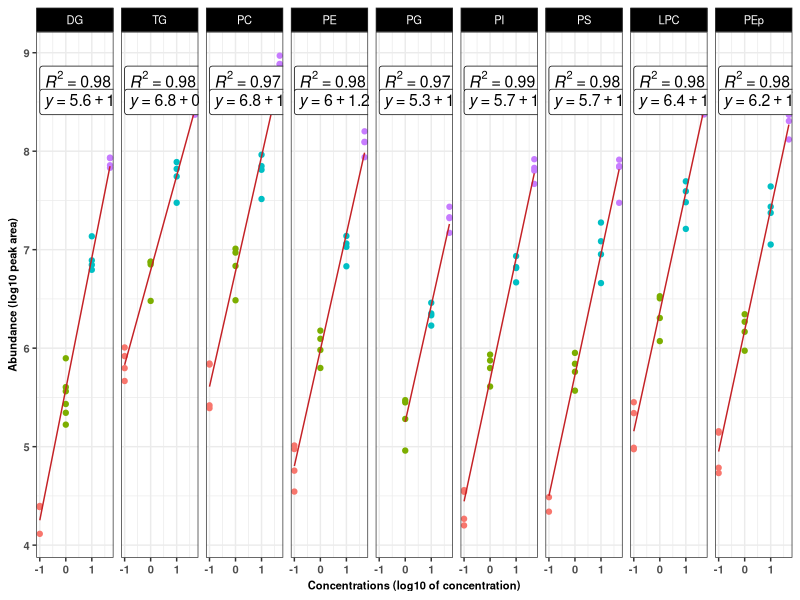

The R script that drew this image: (Note: this script raises an error after producing the figure.)
#______________________________________22/05/2022____________________

# Here we make plots for all the standards used for the lipid quantification

library("tidyverse")
library("ggrepel")
library("ggpubr")
library("readxl")
library("cowplot")

rm(list=ls())

#_____________________________

# Make scatter plots for standards from 1st run

df.old <- read_csv("Table_ConcAllStandards.csv") %>% # this is data from 1st run
  dplyr::select(Name, Class, area, Conc, Batch) %>%
  dplyr::filter(Class != "Cer" & Class != "FA" & Class != "SM" & Class != "PCp") %>% 
  dplyr::group_by(Name, Class, Conc, Batch) %>% 
  dplyr::summarise(Area = mean(area)) %>% # calculates total area for any class that had more than one standard 
  dplyr::ungroup() %>%
  unique()  #this will give one datapoint for each standard used

#df.old %>% dplyr::select(Name) %>% unique()

plot <- df.old %>%
  dplyr::mutate(Class = factor(as.factor(Class), levels = c("DG","TG", "PC", "PE", "PG", "PI", "PS", "LPC", "PEp"))) %>%
  ggplot(aes(log10(Conc), log10(Area)))+
  geom_point(aes(colour = factor(Conc)))+
  stat_smooth(method = "lm",col = "#C42126", se = FALSE,size = 0.5)+
  facet_grid(~Class)+
  labs(x= "Concentrations (log10 of concentration)", y = "Abundance (log10 peak area)")+
  theme_bw()+
  theme(axis.title.y = element_text(face = "bold", size = 8), axis.title.x = element_text(face="bold", size = 8))+
  theme(axis.text.y = element_text(face = "bold", size = 8), axis.text.x = element_text(face="bold", size = 8))+
  theme(legend.position = "none") + 
  theme(legend.title=element_text(size = 8), legend.text = element_text(size = (8))) + 
  theme(axis.title = element_text(size = 8)) +
  #theme(plot.title = element_text(size = 6)) +
  theme(strip.background =element_rect(fill="Black"))+
  theme(strip.text = element_text(colour = 'white', size = 8))+
  stat_cor(aes(label = ..rr.label..), color = "black", geom = "label", size = 4) +
  stat_regline_equation(label.y = 8.5, geom = "label", size = 4)

ggsave(plot = plot, width = 12, height = 8, units = "in", dpi = 300,filename = "Final_ScriptsStandards/Figure1strun.jpg")

#_______________
df.new <- read_csv("Cardiolipin stds.csv") %>% # data from 2nd rum
  pivot_longer(cols = 2:6, names_to = "Name", values_to = "Area") %>% 
  tidyr::separate(col = Name, into = c("Class", NA), " ", remove = FALSE)%>% 
  dplyr::rename(Conc = std_conc)%>% 
  dplyr::mutate(Class = paste0(Class, "_2"))

df.old <-  df.old %>% #from above
  dplyr::mutate(Class = paste0(Class, "_1")) %>% 
  dplyr::select(Conc, Name, Class, Area)

DF <- rbind(df.new, df.old) %>% # merge the two sets of standard data
  dplyr::filter(Conc != "10" | Name != "TG 54:3" | Class != "TG_2") # remove the outlier in TG standard 2nd run

unique(DF$Class)

Combinedplot <- DF %>%
  dplyr::mutate(Class = factor(as.factor(Class), levels = c("DG_1","DG_2","TG_1","TG_2", "CL_2", "PC_1", "PC_2", "PE_1", "PE_2", "PG_1", "PI_1", "PS_1", "LPC_1", "PCp_1","PEp_1"))) %>%
  ggplot(aes(log10(Conc), log10(Area)))+
  geom_point(aes(colour = factor(Conc)))+
  stat_smooth(method = "lm",col = "#C42126", se = FALSE,size = 0.5)+
  facet_grid(~Class)+
  labs(x= "Concentrations (log10 of concentration)", y = "Abundance (log10 peak area)")+
  theme_bw()+
  theme(axis.title.y = element_text(face = "bold", size = 8), axis.title.x = element_text(face="bold", size = 8))+
  theme(axis.text.y = element_text(face = "bold", size = 8), axis.text.x = element_text(face="bold", size = 8))+
  theme(legend.position = "none") + 
  theme(legend.title=element_text(size = 8), legend.text = element_text(size = (8))) + 
  theme(axis.title = element_text(size = 8)) +
  #theme(plot.title = element_text(size = 6)) +
  theme(strip.background =element_rect(fill="Black"))+
  theme(strip.text = element_text(colour = 'white', size = 8))+
  stat_cor(aes(label = ..rr.label..), color = "black", geom = "label", size = 4) +
  stat_regline_equation(label.y = 8.5, geom = "label", size = 4)

ggsave(plot = Combinedplot, width = 17, height = 8, units = "in", dpi = 300,filename = "StandardsCombinedFigure.jpg")


# Add manually calculate exp 2 CL areas to DF
DF.CL <- tibble(Conc = c(0.01, 0.10, 1.00, 10.00), 
                Name = rep("CL 72:4",4), Class = rep("CL_1", 4),
                Area = c(1023.129827,32570.02475,579994.8638,45993575.15))
  

DF.CombinedExp <- rbind(DF, DF.CL)

Combinedplot2 <- DF.CombinedExp %>%
  dplyr::mutate(Class = factor(as.factor(Class), levels = c("DG_1","DG_2","TG_1","TG_2", "CL_1", "CL_2", "PC_1", "PC_2", "PE_1", "PE_2", "PG_1", "PI_1", "PS_1", "LPC_1", "PCp_1","PEp_1"))) %>%
  ggplot(aes(log10(Conc), log10(Area)))+
  geom_point(aes(colour = factor(Conc)))+
  stat_smooth(method = "lm",col = "#C42126", se = FALSE,size = 0.5)+
  facet_grid(~Class)+
  labs(x= "Concentrations (log10 of concentration)", y = "Abundance (log10 peak area)")+
  theme_bw()+
  theme(axis.title.y = element_text(face = "bold", size = 8), axis.title.x = element_text(face="bold", size = 8))+
  theme(axis.text.y = element_text(face = "bold", size = 8), axis.text.x = element_text(face="bold", size = 8))+
  theme(legend.position = "none") + 
  theme(legend.title=element_text(size = 8), legend.text = element_text(size = (8))) + 
  theme(axis.title = element_text(size = 8)) +
  #theme(plot.title = element_text(size = 6)) +
  theme(strip.background =element_rect(fill="Black"))+
  theme(strip.text = element_text(colour = 'white', size = 8))+
  stat_cor(aes(label = ..rr.label..), color = "black", geom = "label", size = 4) +
  stat_regline_equation(label.y = 8.5, geom = "label", size = 4)


#___________________________________________________________________________________________________
#___________________________________________________________________________________________________

#______Make the plots for "DG","TG", "CL","PC", "PE" with 1st (4 batches) and 2nd standard runs___________
df.new01 <- read_csv("Cardiolipin stds.csv") %>% # data from 2nd rum
  pivot_longer(cols = 2:6, names_to = "Name", values_to = "Area") %>% 
  tidyr::separate(col = Name, into = c("Class", NA), " ", remove = FALSE)%>% 
  dplyr::rename(Conc = std_conc)%>% 
  dplyr::mutate(Batch = 5) %>% 
  dplyr::select(Name, Class, Area, Conc, Batch) %>% 
  dplyr::filter(Conc != "10" | Name != "TG 54:3" | Class != "TG") # remove the outlier in TG standard 2nd run 

df.old01 <- read_csv("Table_ConcAllStandards.csv") %>% # this is data from 1st run
  dplyr::select(Name, Class, area, Conc, Batch) %>% 
  dplyr::group_by(Class,Conc, Batch) %>% 
  dplyr::mutate(Area = mean(area)) %>% # calculates overall means from the four batches and technical replicates
  dplyr::ungroup() %>% 
  dplyr::filter(Class != "Cer" & Class != "FA" & Class != "SM" & Class != "PCp") %>% 
  dplyr::select(Name, Class, Area, Conc, Batch) 

DF.Combined <- rbind(df.new01,df.old01) %>% 
  dplyr::filter(Class %in% c("DG" ,"TG" ,"PE","PC")) %>% 
  unique()

Batchplot <- DF.Combined %>%
  dplyr::mutate(Class = factor(as.factor(Class), levels = c("DG","TG", "PC", "PE"))) %>%
  ggplot(aes(log10(Conc), log10(Area), shape = Batch))+
  geom_point(aes(colour = factor(Conc)))+
  stat_smooth(method = "lm",col = "#C42126", se = FALSE,size = 0.5)+
  facet_grid(~Class)+
  labs(x= "Concentrations (log10 of concentration)", y = "Abundance (log10 peak area)")+
  theme_bw()+
  theme(axis.title.y = element_text(face = "bold", size = 8), axis.title.x = element_text(face="bold", size = 8))+
  theme(axis.text.y = element_text(face = "bold", size = 8), axis.text.x = element_text(face="bold", size = 8))+
  theme(legend.position = "bottom") + 
  theme(legend.title=element_text(size = 8), legend.text = element_text(size = (8))) + 
  theme(axis.title = element_text(size = 8)) +
  #theme(plot.title = element_text(size = 6)) +
  theme(strip.background =element_rect(fill="Black"))+
  theme(strip.text = element_text(colour = 'white', size = 8))#+
#stat_cor(aes(label = ..rr.label..), color = "black", geom = "label", size = 4) +
#stat_regline_equation(label.y = 8.5, geom = "label", size = 4)

# To verify standard performance of different concentration in different batches
#ggsave(plot = Batchplot, width = 10, height = 8, units = "in", dpi = 300,filename = "Final_Scripts/Figurewithstandardruninbatches.jpg")

#_________________END_______________

